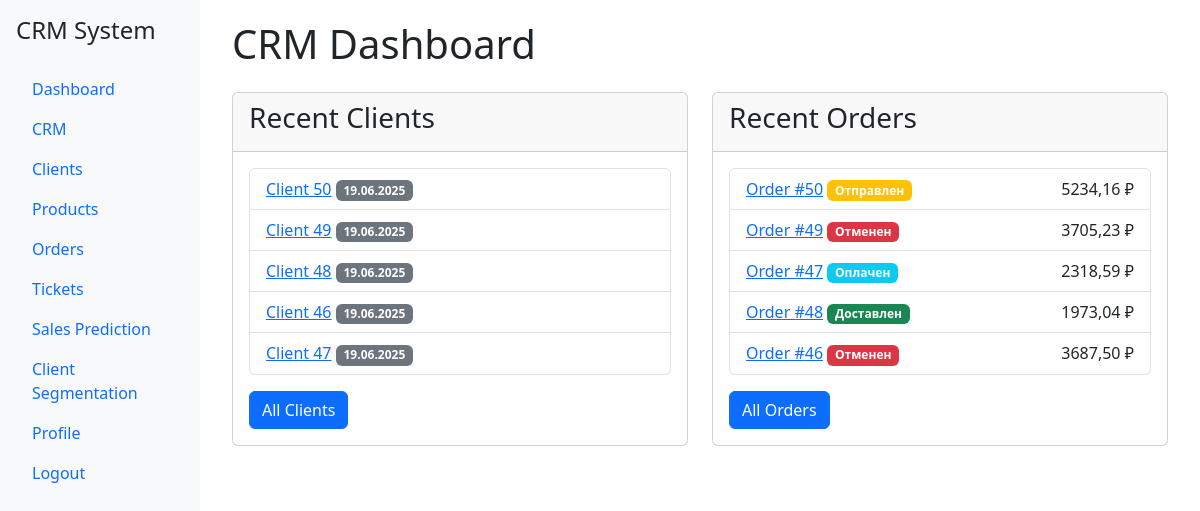
The page /crm/ on the database its author committed.
### crm/models.py (models this page shows)
class Client(models.Model):
    name = models.CharField(max_length=100)
    email = models.EmailField()
    phone = models.CharField(max_length=20)
    created_at = models.DateTimeField(auto_now_add=True)
    manager = models.ForeignKey(User, on_delete=models.SET_NULL, null=True, related_name='clients')

class Order(models.Model):
    STATUS_CHOICES = [
        ('pending', 'Ожидает оплаты'),
        ('paid', 'Оплачен'),
        ('shipped', 'Отправлен'),
        ('delivered', 'Доставлен'),
        ('cancelled', 'Отменен'),
    ]
    client = models.ForeignKey(Client, on_delete=models.CASCADE)
    products = models.ManyToManyField(Product, through='OrderItem')
    status = models.CharField(max_length=20, choices=STATUS_CHOICES, default='pending')
    created_at = models.DateTimeField(auto_now_add=True)
    total_amount = models.DecimalField(max_digits=10, decimal_places=2)
    @property
    def status_color(self):
        colors = {
            'pending': 'secondary',
            'paid': 'info',
            'shipped': 'warning',
            'delivered': 'success',
            'cancelled': 'danger'
        }
        return colors.get(self.status, 'light')

### crm/views.py (the view)
# urls.py: path('', views.CRMDashboardView.as_view(), name='crm_dashboard'),
class CRMDashboardView(TemplateView):
    template_name = 'crm/dashboard.html'
    def get_context_data(self, **kwargs):
        context = super().get_context_data(**kwargs)
        context['recent_clients'] = Client.objects.order_by('-created_at')[:5]
        context['recent_orders'] = Order.objects.order_by('-created_at')[:5]
        return context

### crm/templates/crm/dashboard.html (shortened to what this page needs)
{% extends 'base.html' %}
{% block content %}
<div class="container">
    <h1>CRM Dashboard</h1>
    <div class="row mt-4">
        <div class="col-md-6">
            <div class="card">
                <div class="card-header">
                    <h3>Recent Clients</h3>
                </div>
                <div class="card-body">
                    <ul class="list-group">
                        {% for client in recent_clients %}
                        <li class="list-group-item">
                            <a href="{% url 'client_detail' client.pk %}">{{ client.name }}</a>
                            <span class="badge bg-secondary">{{ client.created_at|date:"d.m.Y" }}</span>
                        </li>
                        {% endfor %}
                    </ul>
                    <a href="{% url 'client_list' %}" class="btn btn-primary mt-3">All Clients</a>
                </div>
            </div>
        </div>
        <div class="col-md-6">
            <div class="card">
                <div class="card-header">
                    <h3>Recent Orders</h3>
                </div>
                <div class="card-body">
                    <ul class="list-group">
                        {% for order in recent_orders %}
                        <li class="list-group-item">
                            <a href="{% url 'order_detail' order.pk %}">Order #{{ order.id }}</a>
                            <span class="badge bg-{{ order.status_color }}">{{ order.get_status_display }}</span>
                            <span class="float-end">{{ order.total_amount }} ₽</span>
                        </li>
                        {% endfor %}
                    </ul>
                    <a href="{% url 'order_list' %}" class="btn btn-primary mt-3">All Orders</a>
                </div>
            </div>
        </div>
    </div>
</div>
{% endblock %}

### templates/base.html (shortened to what this page needs)
<!DOCTYPE html>
<html lang="ru">
<head>
    <link href="https://cdn.jsdelivr.net/npm/bootstrap@5.3.0/dist/css/bootstrap.min.css" rel="stylesheet">
</head>
<body>
    <div class="container-fluid">
        <div class="row">
            <div class="col-md-2 sidebar p-3">
                <h4 class="mb-4">CRM System</h4>
                <ul class="nav flex-column">
                    <li class="nav-item">
                        <a class="nav-link" href="{% url 'dashboard' %}">Dashboard</a>
                    </li>
                    <li class="nav-item">
                        <a class="nav-link" href="{% url 'crm_dashboard' %}">CRM</a>
                    </li>
                    <li class="nav-item">
                        <a class="nav-link" href="{% url 'client_list' %}">Clients</a>
                    </li>
                    <li class="nav-item">
                        <a class="nav-link" href="{% url 'product_list' %}">Products</a>
                    </li>
                    <li class="nav-item">
                        <a class="nav-link" href="{% url 'order_list' %}">Orders</a>
                    </li>
                    <li class="nav-item">
                        <a class="nav-link" href="{% url 'ticket_list' %}">Tickets</a>
                    </li>
                    <li class="nav-item">
                        <a class="nav-link" href="{% url 'sales_prediction' %}">Sales Prediction</a>
                    </li>
                    <li class="nav-item">
                        <a class="nav-link" href="{% url 'client_segmentation' %}">Client Segmentation</a>
                    </li>
                    <li class="nav-item">
                        <a class="nav-link" href="{% url 'profile' %}">Profile</a>
                    </li>
                    <li class="nav-item">
                        <a class="nav-link" href="{% url 'logout' %}">Logout</a>
                    </li>
                </ul>
            </div>
            <div class="col-md-10 content">
                {% block content %}{% endblock %}
            </div>
        </div>
    </div>
</body>
</html>

### templates/base.html (style rules this page uses)
.sidebar { min-height: 100vh; background-color: #f8f9fa; }
.content { padding: 20px; }

### rows shown on the page
Client: name "Client 50", created_at "19.06.2025"
Client: name "Client 49", created_at "19.06.2025"
Client: name "Client 48", created_at "19.06.2025"
Client: name "Client 46", created_at "19.06.2025"
Client: name "Client 47", created_at "19.06.2025"
Order: id "50", status "Отправлен", total_amount "5234,16"
Order: id "49", status "Отменен", total_amount "3705,23"
Order: id "47", status "Оплачен", total_amount "2318,59"
Order: id "48", status "Доставлен", total_amount "1973,04"
Order: id "46", status "Отменен", total_amount "3687,50"
